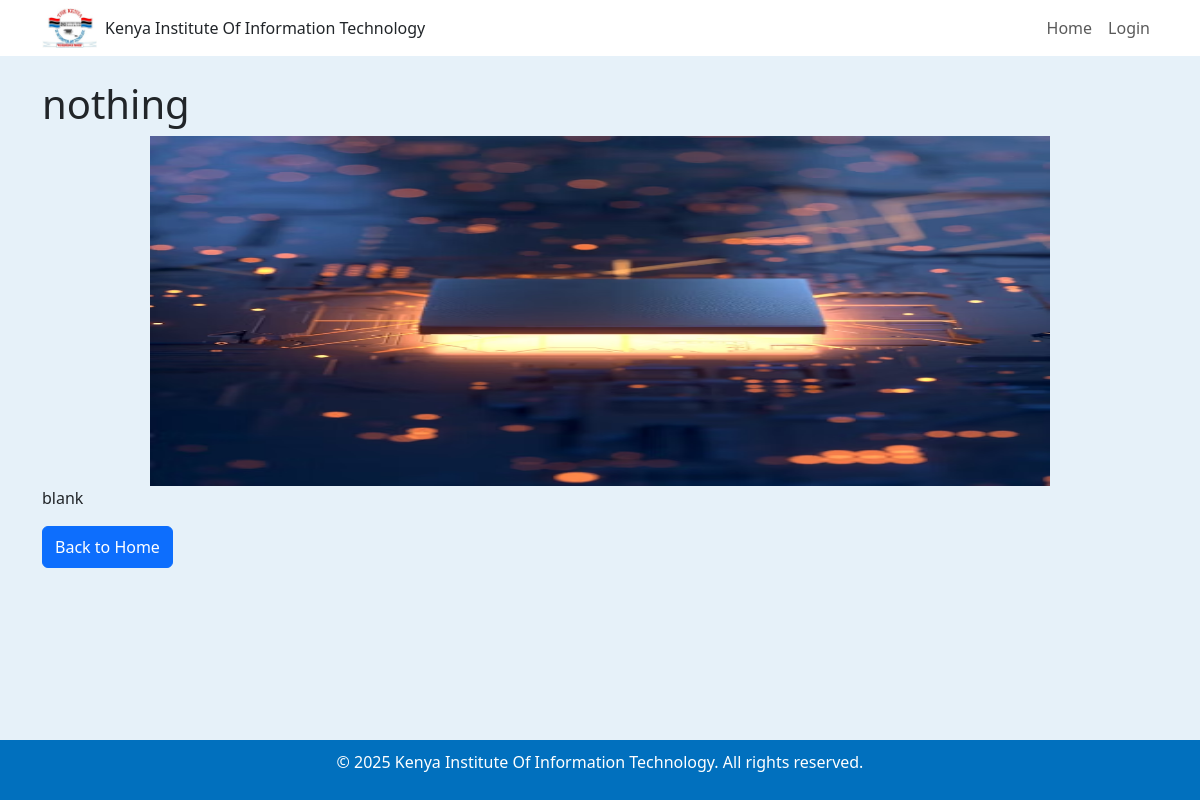
Page /post/11 on the earlier database version.
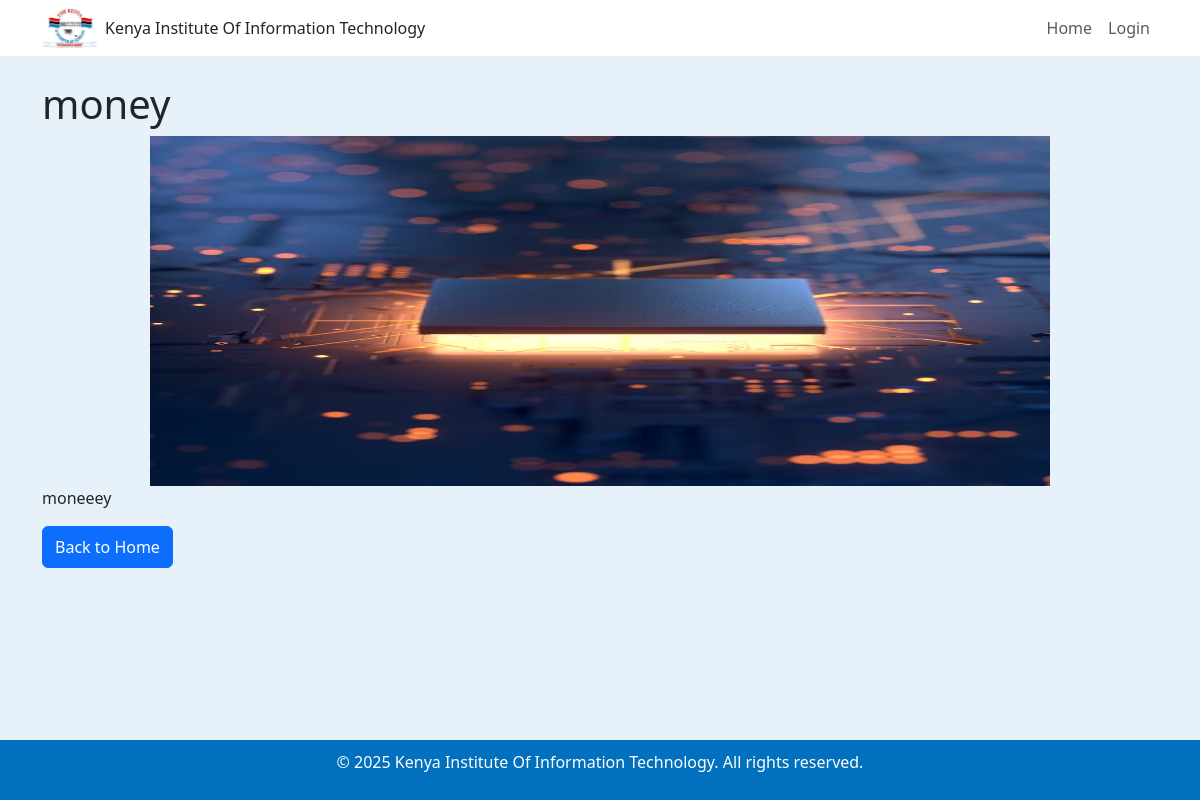
Same page on the later database version.
### tables this page shows
CREATE TABLE blog_posts (
                    id INTEGER PRIMARY KEY AUTOINCREMENT,
                    title TEXT NOT NULL,
                    content TEXT NOT NULL,
                    image_url TEXT NOT NULL);

### app.py (the view)
@app.route('/post/<int:post_id>')
def get_blog_post(post_id):
    conn = get_db_connection()
    conn.row_factory = sqlite3.Row  # Allows accessing columns as dict keys
    cursor = conn.cursor()
    cursor.execute("SELECT * FROM blog_posts WHERE id = ?", (post_id,))
    post = cursor.fetchone()
    conn.close()
    if post is None:
        abort(404)  # Show 404 error if post is not found
    print(dict(post))  # Debugging: Print the post data in the terminal
    return render_template('post.html', post=post)

### app.py (called while the page is built)
def get_db_connection():
    conn = sqlite3.connect('blog.db')
    conn.row_factory = sqlite3.Row  # Allows accessing columns by name
    return conn

### templates/post.html
{% extends'base.html' %}
{% block content %}
<h1>{{ post['title'] }}</h1>
<div style="text-align: center;" >
<img src="/{{ post['image_url'] }}" alt="Blog Image" width="900px" height="350px" >
</div>
<p>{{ post['content'] }}</p>
<a class="btn btn-primary w-40 py-2" href="{{ url_for('home') }}">Back to Home</a>
{% endblock %}

Differences in the rows shown:
changed blog_posts: title "nothing" → "money"; content "blank" → "moneeey"
